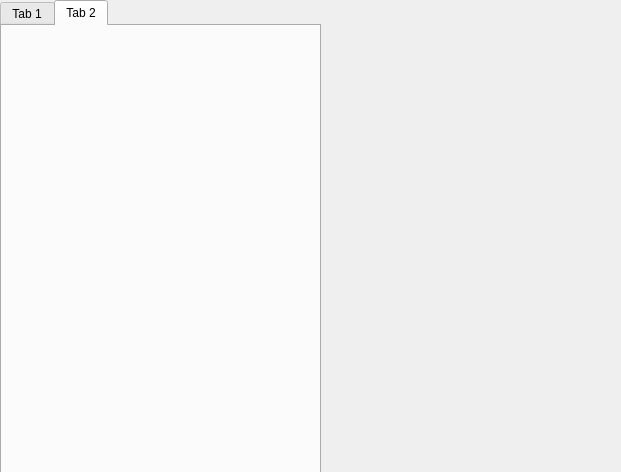
<?xml version="1.0" encoding="UTF-8"?>
<ui version="4.0">
 <class>ServerWidget</class>
 <widget class="QWidget" name="ServerWidget">
  <property name="geometry">
   <rect>
    <x>0</x>
    <y>0</y>
    <width>621</width>
    <height>472</height>
   </rect>
  </property>
  <property name="windowTitle">
   <string>ServerWidget</string>
  </property>
  <widget class="QTabWidget" name="tabWidget">
   <property name="geometry">
    <rect>
     <x>0</x>
     <y>0</y>
     <width>321</width>
     <height>481</height>
    </rect>
   </property>
   <property name="currentIndex">
    <number>1</number>
   </property>
   <widget class="QWidget" name="configTab">
    <attribute name="title">
     <string>Tab 1</string>
    </attribute>
    <widget class="QWidget" name="">
     <property name="geometry">
      <rect>
       <x>8</x>
       <y>4</y>
       <width>271</width>
       <height>441</height>
      </rect>
     </property>
     <layout class="QVBoxLayout" name="verticalLayout_3">
      <item>
       <widget class="QGroupBox" name="groupBox">
        <property name="minimumSize">
         <size>
          <width>180</width>
          <height>140</height>
         </size>
        </property>
        <property name="title">
         <string>Socket</string>
        </property>
        <widget class="QWidget" name="">
         <property name="geometry">
          <rect>
           <x>50</x>
           <y>100</y>
           <width>158</width>
           <height>25</height>
          </rect>
         </property>
         <layout class="QHBoxLayout" name="horizontalLayout_3">
          <item>
           <widget class="QPushButton" name="connectButton">
            <property name="text">
             <string>开始</string>
            </property>
           </widget>
          </item>
          <item>
           <widget class="QPushButton" name="closeButton">
            <property name="text">
             <string>断开</string>
            </property>
           </widget>
          </item>
         </layout>
        </widget>
        <widget class="QWidget" name="">
         <property name="geometry">
          <rect>
           <x>30</x>
           <y>30</y>
           <width>193</width>
           <height>50</height>
          </rect>
         </property>
         <layout class="QHBoxLayout" name="horizontalLayout">
          <item>
           <layout class="QVBoxLayout" name="verticalLayout_2">
            <item>
             <widget class="QLabel" name="ipLabel">
              <property name="text">
               <string>监听IP</string>
              </property>
             </widget>
            </item>
            <item>
             <widget class="QLabel" name="portLabel">
              <property name="text">
               <string>监听端口</string>
              </property>
             </widget>
            </item>
           </layout>
          </item>
          <item>
           <layout class="QVBoxLayout" name="verticalLayout">
            <item>
             <widget class="QLineEdit" name="ipEdit"/>
            </item>
            <item>
             <widget class="QLineEdit" name="portEdit"/>
            </item>
           </layout>
          </item>
         </layout>
        </widget>
       </widget>
      </item>
      <item>
       <widget class="QTextEdit" name="textEdit">
        <property name="minimumSize">
         <size>
          <width>180</width>
          <height>256</height>
         </size>
        </property>
       </widget>
      </item>
     </layout>
    </widget>
   </widget>
   <widget class="QWidget" name="infoTab">
    <attribute name="title">
     <string>Tab 2</string>
    </attribute>
   </widget>
  </widget>
 </widget>
 <layoutdefault spacing="6" margin="11"/>
 <resources/>
 <connections/>
</ui>
